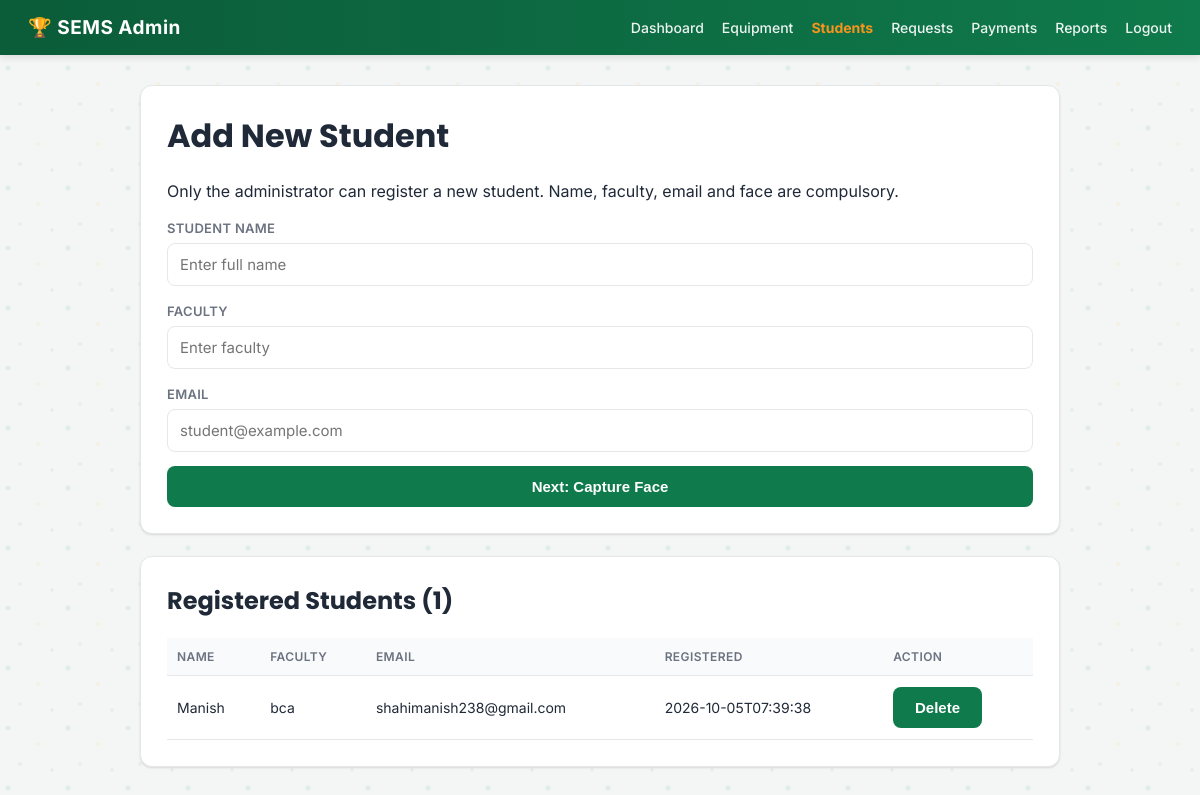
/admin/students (signed in), run on the app's committed database.
### tables this page shows
CREATE TABLE students (
            id INTEGER PRIMARY KEY AUTOINCREMENT,
            name TEXT NOT NULL,
            faculty TEXT NOT NULL,
            email TEXT,
            descriptor TEXT NOT NULL,
            created_at TEXT NOT NULL,
            UNIQUE(name, faculty)
        );

### app.py (the view)
@app.route("/admin/students")
@admin_required
def admin_students():
    students = db.get_all_students()
    return render_template(
        "students.html",
        students=students
    )

### app.py (called while the page is built)
def admin_required(view):
    from functools import wraps
    @wraps(view)
    def wrapped(*args, **kwargs):
        if not session.get("admin_id"):
            return redirect(
                url_for("admin_login")
            )
        return view(*args, **kwargs)
    return wrapped

@app.context_processor
def inject_admin_nav_counts():
    if session.get("admin_id"):
        return {
            "nav_pending_payments":
                db.count_pending_payments(),
        }
    return {}

### database/db.py (called while the page is built)
def get_db():
    conn = sqlite3.connect(DB_PATH)
    conn.row_factory = sqlite3.Row
    conn.execute("PRAGMA foreign_keys = ON")
    return conn

def get_all_students():
    conn = get_db()
    rows = conn.execute(
        "SELECT * FROM students ORDER BY created_at DESC"
    ).fetchall()
    conn.close()
    return rows

def count_pending_payments():
    conn = get_db()
    n = conn.execute(
        "SELECT COUNT(*) FROM payments "
        "WHERE status != 'paid'"
    ).fetchone()[0]
    conn.close()
    return n

### templates/students.html (shortened to what this page needs)
<!DOCTYPE html>
<html lang="en">
<head>
    <link rel="stylesheet"
          href="{{ url_for('static', filename='css/style.css') }}">
</head>
<body>
    {% include "_admin_nav.html" %}
    <div class="container">
        <div class="card">
            <h1>Add New Student</h1>
            <p>
                Only the administrator can register a new student.
                Name, faculty, email and face are compulsory.
            </p>
            <div class="form-group">
                <label for="new-name">
                    Student Name
                </label>
                <input
                    type="text"
                    id="new-name"
                    placeholder="Enter full name"
                    required
                >
            </div>
            <div class="form-group">
                <label for="new-faculty">
                    Faculty
                </label>
                <input
                    type="text"
                    id="new-faculty"
                    placeholder="Enter faculty"
                    required
                >
            </div>
            <div class="form-group">
                <label for="new-email">
                    Email
                </label>
                <input
                    type="email"
                    id="new-email"
                    placeholder="student@example.com"
                    required
                >
            </div>
            <button
                class="btn full"
                id="next-btn"
                type="button"
            >
                Next: Capture Face
            </button>
        </div>
        <div class="card">
            <h2>
                Registered Students ({{ students|length }})
            </h2>
            <div style="overflow-x:auto;">
                <table>
                    <thead>
                        <tr>
                            <th>Name</th>
                            <th>Faculty</th>
                            <th>Email</th>
                            <th>Registered</th>
                            <th>Action</th>
                        </tr>
                    </thead>
                    <tbody>
                        {% for s in students %}
                        <tr>
                            <td>
                                {{ s.name }}
                            </td>
                            <td>
                                {{ s.faculty }}
                            </td>
                            <td>
                                {{ s.email or 'Not added' }}
                            </td>
                            <td>
                                {{ s.created_at }}
                            </td>
                            <td>
                                <form
                                    method="post"
                                    action="{{ url_for('admin_students_delete', student_id=s.id) }}"
                                    onsubmit="return confirm('Remove this student?');"
                                >
                                    <button
                                        class="btn danger"
                                        type="submit"
                                    >
                                        Delete
                                    </button>
                                </form>
                            </td>
                        </tr>
                        {% else %}
                        <tr>
                            <td colspan="5">
                                No students registered yet.
                            </td>
                        </tr>
                        {% endfor %}
                    </tbody>
                </table>
            </div>
        </div>
    </div>
</body>
</html>

### static/css/style.css (style rules this page uses)
:root { --primary: #0f7a4b; --primary-dark: #0b5c39; --accent: #f7941d; --bg: #f4f6f5; --card: #ffffff; --text: #1f2937; --muted: #6b7280; --border: #e5e7eb; }
* { box-sizing: border-box; }
body { margin: 0; font-family: 'Inter', 'Segoe UI', Arial, sans-serif; background-color: var(--bg); background-image: url('/static/img/bg-pattern.svg'); background-repeat: repeat; color: var(--text); }
h1, h2, h3 { font-family: 'Poppins', 'Segoe UI', Arial, sans-serif; margin-top: 0; }
.container { max-width: 960px; margin: 30px auto; padding: 0 20px; }
.card { background: var(--card); border-radius: 12px; padding: 26px; box-shadow: 0 1px 3px rgba(0,0,0,0.06), 0 1px 2px rgba(0,0,0,0.08); margin-bottom: 22px; border: 1px solid var(--border); transition: box-shadow 0.15s, transform 0.15s; }
.btn { display: inline-block; background: var(--primary); color: #fff; border: none; padding: 12px 22px; border-radius: 8px; font-size: 15px; font-weight: 600; cursor: pointer; text-decoration: none; text-align: center; transition: background 0.15s, transform 0.1s; }
.btn.full { width: 100%; }
input, select { width: 100%; padding: 11px 12px; margin: 6px 0 14px 0; border: 1px solid var(--border); border-radius: 8px; font-size: 15px; font-family: inherit; transition: border-color 0.15s; }
label { font-weight: 600; font-size: 13px; color: var(--muted); text-transform: uppercase; letter-spacing: 0.3px; }
table { width: 100%; border-collapse: collapse; }
th, td { text-align: left; padding: 11px 10px; border-bottom: 1px solid var(--border); font-size: 14px; }
th { background: #f9fafb; font-weight: 600; color: var(--muted); text-transform: uppercase; font-size: 12px; letter-spacing: 0.4px; }
.container > * { animation: fadeInUp 0.35s ease both; }
.container > *:nth-child(2) { animation-delay: 0.05s; }
a.btn, button.btn { will-change: transform; }
.btn, .btn.secondary, .btn.danger, .btn.warn { background: var(--primary); color: #fff; }

### data on the page
students: name "Manish", faculty "bca", email "shahimanish238@gmail.com", created_at "2026-10-05T07:39:38"

### other printed values
{{ students|length }} "1"
